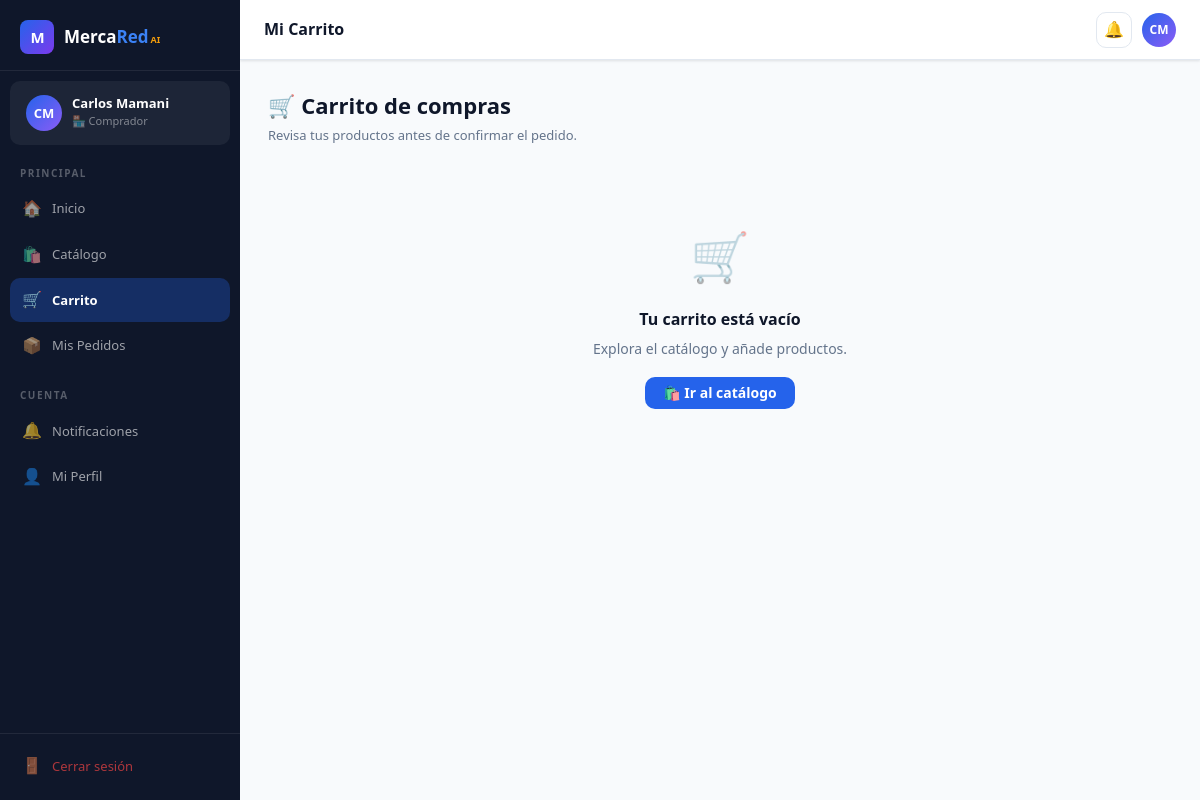
Screenshot of /buyer/cart (signed in) with the database file from the repository.
### tables this page shows
CREATE TABLE users (
        id          INTEGER PRIMARY KEY AUTOINCREMENT,
        email       TEXT    UNIQUE NOT NULL,
        password    TEXT    NOT NULL,
        role        TEXT    NOT NULL DEFAULT 'buyer',   -- buyer | seller | transporter | admin
        full_name   TEXT    NOT NULL,
        company     TEXT,
        phone       TEXT,
        city        TEXT    DEFAULT 'La Paz',
        avatar_initials TEXT,
        created_at  TEXT    DEFAULT (datetime('now')),
        is_active   INTEGER DEFAULT 1,
        bio         TEXT
    );

### app.py (the view, shortened to what this page needs)
@app.route('/buyer/cart', methods=['GET','POST'])
@login_required
def buyer_cart():
    if current_user.role != 'buyer': return redirect(url_for('dashboard'))
    items = query("""
        SELECT ci.*, p.name, p.price, p.unit, p.image_emoji, p.seller_id,
               u.full_name as seller_name
        FROM cart_items ci
        JOIN products p ON ci.product_id=p.id
        JOIN users u ON p.seller_id=u.id
        WHERE ci.user_id=?
    """, (current_user.id,))
    total = sum(i['price'] * i['qty'] for i in items)
    return render_template('buyer/cart.html', items=items, total=total)

### app.py (called while the page is built)
def get_db():
    conn = sqlite3.connect(DB_PATH)
    conn.row_factory = sqlite3.Row
    return conn

def query(sql, args=(), one=False, commit=False):
    conn = get_db()
    cur  = conn.execute(sql, args)
    if commit:
        conn.commit()
        rv = cur.lastrowid
    else:
        rv = cur.fetchone() if one else cur.fetchall()
    conn.close()
    return rv

@login_manager.user_loader
def load_user(user_id):
    row = query("SELECT * FROM users WHERE id=?", (user_id,), one=True)
    return User(row) if row else None

def notif_count():
    if not current_user.is_authenticated:
        return 0
    return query("SELECT COUNT(*) as c FROM notifications WHERE user_id=? AND is_read=0",
                 (current_user.id,), one=True)['c']

### templates/buyer/cart.html
{% extends "base.html" %}
{% block topbar_title %}Mi Carrito{% endblock %}
{% block content %}
<div class="page-header">
  <div><h1>🛒 Carrito de compras</h1><p>Revisa tus productos antes de confirmar el pedido.</p></div>
</div>
{% if items %}
<div class="grid-2" style="align-items:start">
  <div style="display:flex;flex-direction:column;gap:12px">
    {% for item in items %}
    <div class="card" style="padding:16px">
      <div style="display:flex;align-items:center;gap:14px">
        <div style="font-size:36px;flex-shrink:0">{{ item.image_emoji }}</div>
        <div style="flex:1">
          <div style="font-size:15px;font-weight:800;color:var(--ink)">{{ item.name }}</div>
          <div style="font-size:12px;color:var(--muted);margin-top:2px">📦 {{ item.seller_name }}</div>
          <div style="font-size:14px;font-weight:700;color:var(--blue);margin-top:4px">Bs. {{ '%.2f'|format(item.price) }} / {{ item.unit }}</div>
        </div>
        <div style="text-align:right">
          <div style="font-size:18px;font-weight:900;color:var(--ink)">Bs. {{ '%.2f'|format(item.price * item.qty) }}</div>
          <div style="font-size:12px;color:var(--muted);margin-top:2px">{{ item.qty }} × {{ '%.2f'|format(item.price) }}</div>
        </div>
      </div>
      <div style="display:flex;gap:8px;margin-top:12px;padding-top:12px;border-top:1px solid var(--border)">
        <form method="POST" style="display:flex;gap:6px;align-items:center">
          <input type="hidden" name="action" value="update">
          <input type="hidden" name="product_id" value="{{ item.product_id }}">
          <label style="font-size:12px;color:var(--muted);font-weight:600">Cantidad:</label>
          <input type="number" name="qty" value="{{ item.qty }}" min="0" class="form-control" style="width:70px;padding:7px 10px">
          <button type="submit" class="btn btn-ghost btn-sm">Actualizar</button>
        </form>
        <form method="POST" style="margin-left:auto">
          <input type="hidden" name="action" value="remove">
          <input type="hidden" name="product_id" value="{{ item.product_id }}">
          <button type="submit" class="btn btn-danger btn-sm">🗑️ Eliminar</button>
        </form>
      </div>
    </div>
    {% endfor %}
  </div>
  <div style="position:sticky;top:80px">
    <div class="card">
      <div class="card-title">Resumen del pedido</div>
      <div style="display:flex;flex-direction:column;gap:10px;margin-bottom:16px">
        {% for item in items %}
        <div style="display:flex;justify-content:space-between;font-size:13px">
          <span style="color:var(--muted)">{{ item.name }} × {{ item.qty }}</span>
          <span style="font-weight:600">Bs. {{ '%.2f'|format(item.price * item.qty) }}</span>
        </div>
        {% endfor %}
      </div>
      <div style="border-top:1px solid var(--border);padding-top:14px;display:flex;justify-content:space-between;margin-bottom:20px">
        <span style="font-size:16px;font-weight:700">Total</span>
        <span style="font-size:24px;font-weight:900;color:var(--blue)">Bs. {{ '%.2f'|format(total) }}</span>
      </div>
      <a href="{{ url_for('buyer_checkout') }}" class="btn btn-primary" style="width:100%;display:flex">✅ Confirmar pedido</a>
      <a href="{{ url_for('buyer_catalogue') }}" class="btn btn-ghost" style="width:100%;display:flex;margin-top:8px">← Seguir comprando</a>
    </div>
    <div style="background:linear-gradient(135deg,#EFF6FF,#F0FDF4);border:1px solid #BFDBFE;border-radius:var(--r-lg);padding:16px;margin-top:14px">
      <div style="font-size:12px;font-weight:700;color:var(--blue);margin-bottom:6px">🤖 IA recomienda</div>
      <p style="font-size:13px;color:var(--ink);line-height:1.6">Negocios similares también compran <strong>Galletas Oreo</strong> con estos productos. <a href="{{ url_for('buyer_catalogue') }}" style="color:var(--blue)">Ver →</a></p>
    </div>
  </div>
</div>
{% else %}
<div class="empty">
  <div class="empty-icon">🛒</div>
  <h3>Tu carrito está vacío</h3>
  <p>Explora el catálogo y añade productos.</p>
  <a href="{{ url_for('buyer_catalogue') }}" class="btn btn-primary" style="margin-top:16px;width:auto">🛍️ Ir al catálogo</a>
</div>
{% endif %}
{% endblock %}

### templates/base.html (shortened to what this page needs)
<!DOCTYPE html>
<html lang="es">
<head>
</head>
<body>
{% if current_user.is_authenticated %}
<div class="app-layout">
  <aside class="sidebar" id="sidebar">
    <div class="sidebar-logo">
      <div class="logo-icon">M</div>
      <div class="logo-text">Merca<span>Red</span><small>AI</small></div>
    </div>
    <div class="sidebar-user">
      <div class="avatar">{{ current_user.avatar_initials }}</div>
      <div>
        <div class="user-name">{{ current_user.full_name }}</div>
        <div class="user-role">{{ ROLE_ICONS[current_user.role] }} {{ ROLE_LABELS[current_user.role] }}</div>
      </div>
    </div>
    <nav class="sidebar-nav">
      {% if current_user.role == 'buyer' %}
        <div class="nav-section-label">Principal</div>
        <a href="{{ url_for('buyer_home') }}" class="nav-link {% if request.endpoint=='buyer_home' %}active{% endif %}">
          <span class="icon">🏠</span> Inicio
        </a>
        <a href="{{ url_for('buyer_catalogue') }}" class="nav-link {% if request.endpoint=='buyer_catalogue' %}active{% endif %}">
          <span class="icon">🛍️</span> Catálogo
        </a>
        <a href="{{ url_for('buyer_cart') }}" class="nav-link {% if request.endpoint=='buyer_cart' %}active{% endif %}">
          <span class="icon">🛒</span> Carrito
          {% set cc = notif_count() %}
        </a>
        <a href="{{ url_for('buyer_orders') }}" class="nav-link {% if 'buyer_order' in request.endpoint %}active{% endif %}">
          <span class="icon">📦</span> Mis Pedidos
        </a>
      {% elif current_user.role == 'transporter' %}
        <div class="nav-section-label">Principal</div>
        <a href="{{ url_for('transporter_home') }}" class="nav-link {% if request.endpoint=='transporter_home' %}active{% endif %}">
          <span class="icon">🚚</span> Mis Entregas
        </a>
      {% elif current_user.role == 'admin' %}
        <div class="nav-section-label">Administración</div>
        <a href="{{ url_for('admin_home') }}" class="nav-link {% if request.endpoint=='admin_home' %}active{% endif %}">
          <span class="icon">⚙️</span> Panel Admin
        </a>
      {% endif %}
      <div class="nav-section-label" style="margin-top:10px">Cuenta</div>
      <a href="{{ url_for('notifications') }}" class="nav-link {% if request.endpoint=='notifications' %}active{% endif %}">
        <span class="icon">🔔</span> Notificaciones
        {% set nc = notif_count() %}{% if nc > 0 %}<span class="badge amber">{{ nc }}</span>{% endif %}
      </a>
      <a href="{{ url_for('profile') }}" class="nav-link {% if request.endpoint=='profile' %}active{% endif %}">
        <span class="icon">👤</span> Mi Perfil
      </a>
    </nav>
    <div class="sidebar-bottom">
      <a href="{{ url_for('logout') }}" class="nav-link" style="color:rgba(239,68,68,.7)">
        <span class="icon">🚪</span> Cerrar sesión
      </a>
    </div>
  </aside>
  <div class="main-wrap">
    <header class="topbar">
      <span class="topbar-title">{% block topbar_title %}MercaRed AI{% endblock %}</span>
      <div class="topbar-right">
        <a href="{{ url_for('notifications') }}" class="topbar-btn" title="Notificaciones">
          🔔
        </a>
        <a href="{{ url_for('profile') }}" class="topbar-avatar">{{ current_user.avatar_initials }}</a>
      </div>
    </header>
    <main class="page-content">
      {% block content %}{% endblock %}
    </main>
  </div>
</div>
{% else %}
  {% block public_content %}{% endblock %}
{% endif %}
</body>
</html>

### templates/base.html (style rules this page uses)
:root { --ink:#0F172A;--blue:#2563EB;--blue-d:#1D4ED8;--blue-l:#3B82F6; --amber:#F59E0B;--amber-d:#D97706; --green:#10B981;--red:#EF4444;--purple:#8B5CF6; --surface:#F8FAFC;--card:#FFFFFF;--muted:#64748B;--border:#E2E8F0; --sidebar-w:240px; --nav-h:60px; --r:10px;--r-lg:16px; --sh:0 1px 3px rgba(15,23,42,.08),0 1px 2px rgba(15,23,42,.04); --sh-md:0 4px 16px rgba(15,23,42,.10); --sh-lg:0 20px 48px rgba(15,23,42,.14); --font:'Segoe UI',system-ui,-apple-system,sans-serif; }
*,*::before,*::after { box-sizing:border-box;margin:0;padding:0 }
html { scroll-behavior:smooth }
body { font-family:var(--font);background:var(--surface);color:var(--ink);line-height:1.6;min-height:100vh }
a { text-decoration:none;color:inherit }
.app-layout { display:flex;min-height:100vh }
.sidebar { width:var(--sidebar-w);flex-shrink:0; background:var(--ink); display:flex;flex-direction:column; position:fixed;top:0;left:0;bottom:0;z-index:200; transition:transform .25s; }
.main-wrap { margin-left:var(--sidebar-w);flex:1;display:flex;flex-direction:column;min-height:100vh }
.topbar { height:var(--nav-h);background:var(--card);border-bottom:1px solid var(--border); display:flex;align-items:center;padding:0 24px;gap:16px; position:sticky;top:0;z-index:100;box-shadow:var(--sh); }
.page-content { flex:1;padding:28px 28px 48px }
.sidebar-logo { padding:20px 20px 16px;border-bottom:1px solid rgba(255,255,255,.08); display:flex;align-items:center;gap:10px; }
.logo-icon { width:34px;height:34px;border-radius:8px; background:linear-gradient(135deg,var(--blue),#7C3AED); display:flex;align-items:center;justify-content:center; font-size:15px;font-weight:900;color:#fff;letter-spacing:-1px;flex-shrink:0; }
.logo-text { font-size:17px;font-weight:800;color:#fff }
.logo-text span { color:var(--blue-l) }
.logo-text small { font-size:9px;font-weight:700;color:var(--amber);margin-left:2px }
.sidebar-user { padding:14px 16px;margin:10px 10px 0; background:rgba(255,255,255,.06);border-radius:var(--r); display:flex;align-items:center;gap:10px; }
.avatar { width:36px;height:36px;border-radius:50%;flex-shrink:0; display:flex;align-items:center;justify-content:center; font-size:13px;font-weight:800;color:#fff; background:linear-gradient(135deg,var(--blue),var(--purple)); }
.user-name { font-size:13px;font-weight:700;color:#fff;line-height:1.2 }
.user-role { font-size:11px;color:rgba(255,255,255,.45) }
.sidebar-nav { flex:1;padding:10px 10px;overflow-y:auto }
.nav-section-label { font-size:10px;font-weight:700;letter-spacing:1.5px;text-transform:uppercase; color:rgba(255,255,255,.3);padding:10px 10px 6px; }
.nav-link { display:flex;align-items:center;gap:10px; padding:9px 12px;border-radius:var(--r);margin-bottom:2px; font-size:13px;font-weight:500;color:rgba(255,255,255,.6); transition:background .15s,color .15s;cursor:pointer; }
.nav-link.active { background:rgba(37,99,235,.3);color:#fff;font-weight:600 }
.nav-link .icon { font-size:16px;width:20px;text-align:center;flex-shrink:0 }
.sidebar-bottom { padding:10px;border-top:1px solid rgba(255,255,255,.08); }
.topbar-title { font-size:16px;font-weight:700;color:var(--ink) }
.topbar-right { display:flex;align-items:center;gap:10px;margin-left:auto }
.topbar-btn { width:36px;height:36px;border-radius:var(--r);border:1px solid var(--border); background:var(--card);display:flex;align-items:center;justify-content:center; font-size:16px;cursor:pointer;position:relative;transition:background .15s; }
.topbar-avatar { width:34px;height:34px;border-radius:50%;cursor:pointer; display:flex;align-items:center;justify-content:center; font-size:12px;font-weight:800;color:#fff; background:linear-gradient(135deg,var(--blue),var(--purple)); }
.btn { display:inline-flex;align-items:center;justify-content:center;gap:7px; font-size:14px;font-weight:600;padding:9px 18px;border-radius:var(--r); border:none;cursor:pointer;transition:all .15s;line-height:1; }
.btn-primary { background:var(--blue);color:#fff }
.page-header { display:flex;align-items:flex-start;justify-content:space-between;margin-bottom:24px;gap:16px;flex-wrap:wrap }
.page-header h1 { font-size:22px;font-weight:800;color:var(--ink) }
.page-header p { font-size:13px;color:var(--muted);margin-top:2px }
.empty { text-align:center;padding:48px 24px;color:var(--muted) }
.empty-icon { font-size:48px;margin-bottom:12px;opacity:.5 }
.empty h3 { font-size:16px;font-weight:700;margin-bottom:6px;color:var(--ink) }
.empty p { font-size:14px }

### rows the page displays
users: avatar_initials "CM", full_name "Carlos Mamani", role "🏪", role "Comprador"
